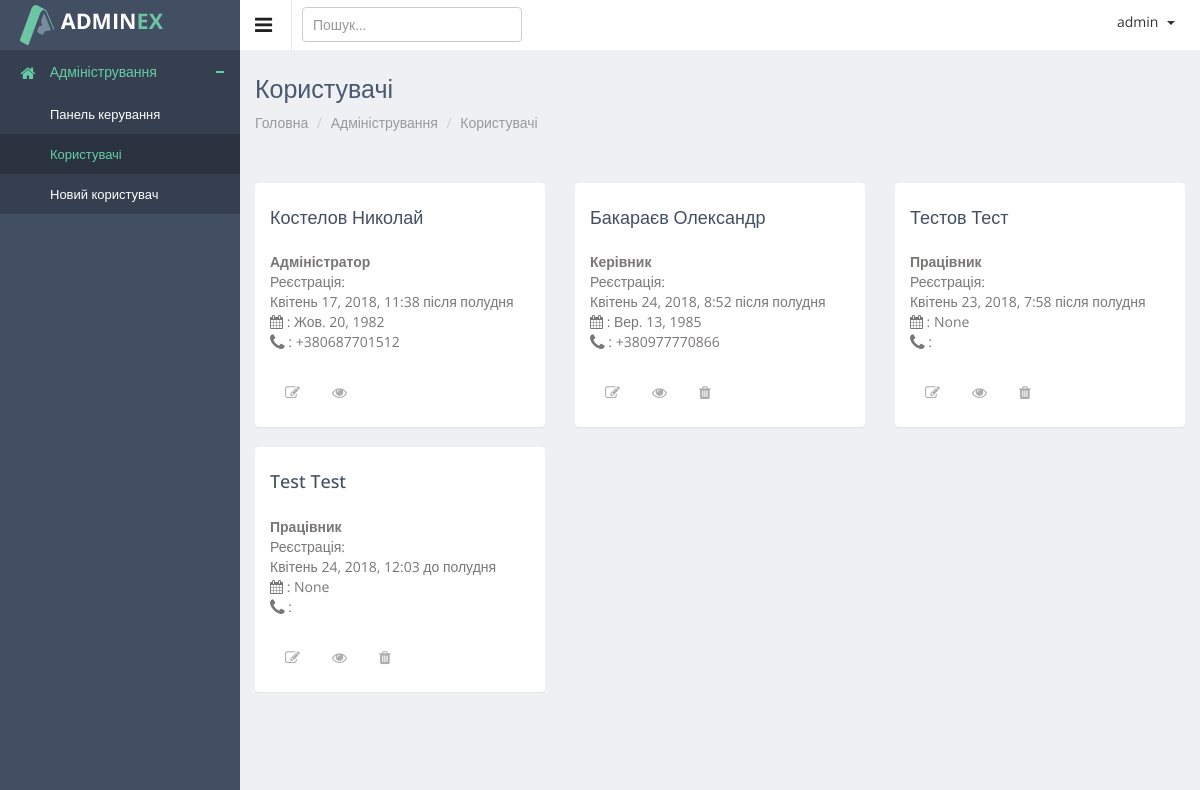
The app's page /admin/users/list/ (signed in) with its own data.
### authapp/models.py (models this page shows)
class ProjectUser(AbstractUser):
    parent_name = models.CharField(verbose_name='по-батькові', max_length=20, blank=True)
    date_of_birth = models.DateField(verbose_name='дата народження', blank=True, null=True)
    phone1 = models.CharField(verbose_name='номер телефона', max_length=16, blank=True)
    phone2 = models.CharField(verbose_name='номер телефона', max_length=16, blank=True, null=True)
    avatar = models.ImageField(verbose_name='фото', upload_to='users_avatars', blank=True)
    is_dir = models.BooleanField(verbose_name='керівник', default=False)
    is_assistant = models.BooleanField(verbose_name='помічник', default=False)
    is_client = models.BooleanField(verbose_name='клієнт', default=False)
    def __str__(self):
        return self.username

### adminapp/views.py (the view)
@user_passes_test(lambda user: user.is_superuser)
def users_list_view(request):
    title = 'Користувачі'
    users_list = ProjectUser.objects.all().order_by('-is_active', 'username')
    context = {
        'title': title,
        'object_list': users_list,
    }
    return render(request, 'adminapp/users_list.html', context)

### adminapp/templatetags/tags.py (called while the page is built)
@register.filter
def default_avatar(string):
    if not string:
        string = 'users_avatars/gravatar.png'
    new_string = f'{URL_PREFIX}{string}'
    return new_string

### adminapp/templates/adminapp/users_list.html (shortened to what this page needs)
{% extends 'adminapp/index.html' %}
{% load staticfiles %}
{% load tags %}
{% block breadcrumbs %}
    <ul class="breadcrumb">
        <li>
            {{ block.super }}
        </li>
        <li><a href="{% url 'admin:users' %}">{{ title }}</a></li>
    </ul>
{% endblock %}
{% block container %}
<div class="directory-info-row">
    <div class="row">
        {% for object in object_list %}
        <div class="col-lg-4 col-sm-6">
            <div class="panel">
                <div class="panel-body">
                    <h4>{{ object.last_name }} {{ object.first_name }}</h4>
                    <div class="media">
                        <div class="media-body">
                            <address>
                                <strong>
                                    {% if object.is_superuser %}Адміністратор
                                    {% elif object.is_dir %}Керівник
                                    {% elif object.is_assistant %}Помічник
                                    {% else %}Працівник
                                    {% endif %}
                                </strong><br>
                                Реєстрація:<br> {{ object.date_joined }}<br>
                                <i class="fa fa-calendar" title="дата народження"></i> : {{ object.date_of_birth }}<br>
                                <i class="fa fa-phone fa-lg"></i> : {{ object.phone1 }}
                            </address>
                            <ul class="nav nav-pills p-option">
                                <li>
                                    <a href="{% url 'admin:user_update' object.pk %}">
                                        <i class="fa fa-edit" title="Редагувати"></i>
                                    </a>
                                </li>
                                <li>
                                    <a href="{% url 'admin:user_detail' object.pk %}">
                                        <i class="fa fa-eye" title="Переглянути"></i>
                                    </a>
                                </li>
                                <li>
                                    {% if not object.is_superuser %}
                                    <a href="#"><i class="fa fa-trash" title="Видалити"></i></a>
                                    {% endif %}
                                </li>
                            </ul>
                        </div>
                    </div>
                </div>
            </div>
        </div>
        {% endfor %}
    </div>
</div>
{% endblock %}

### mainapp/templates/mainapp/includes/inc_right_menu.html (shortened to what this page needs)
{% load staticfiles %}
{% load tags %}
<ul class="notification-menu">
    <li>
        <a href="#" class="btn btn-default dropdown-toggle" data-toggle="dropdown">
            {{ user }}
            <span class="caret"></span>
        </a>
    </li>
</ul>

### records on screen
ProjectUser: username "admin", last_name "Костелов", first_name "Николай", is_superuser "Адміністратор", date_joined "Квітень 17, 2018, 11:38 після полудня", date_of_birth "Жов. 20, 1982", phone1 "+380687701512"
ProjectUser: last_name "Бакараєв", first_name "Олександр", is_superuser "Керівник", date_joined "Квітень 24, 2018, 8:52 після полудня", date_of_birth "Вер. 13, 1985", phone1 "+380977770866"
ProjectUser: last_name "Тестов", first_name "Тест", is_superuser "Працівник", date_joined "Квітень 23, 2018, 7:58 після полудня", date_of_birth "None"
ProjectUser: last_name "Test", first_name "Test", is_superuser "Працівник", date_joined "Квітень 24, 2018, 12:03 до полудня", date_of_birth "None"

### other values on screen
{{ title }} "Користувачі"
